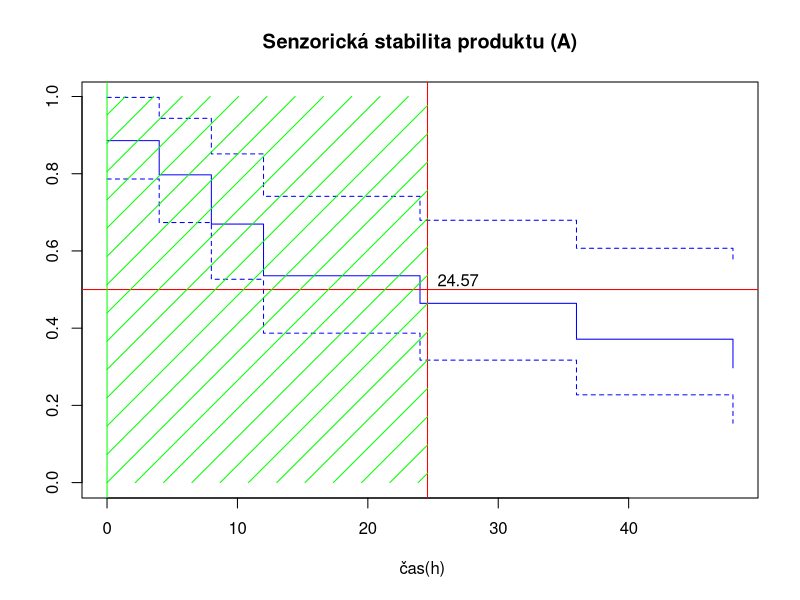
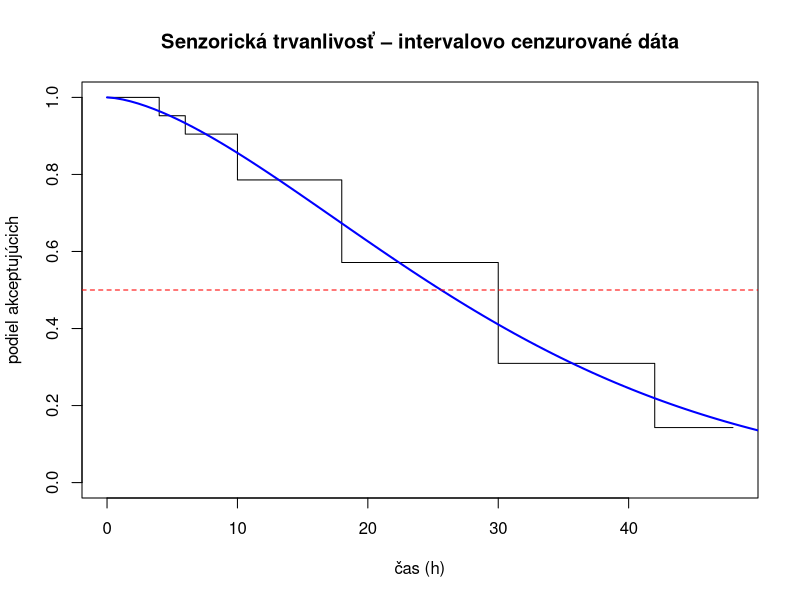

These charts were generated, in order, by the following R code:
# ============================================================
# Cvičenie 10: Analýza prežitia a senzorická trvanlivosť
# Teória: https://senzorika.github.io/SaIT/teoria/cvicenie10.html
# ============================================================

# ------------------------------------------------------------------------
# Analyza prezitia (Survival analysis, Kaplan-Meier model) (Vietoris,2013)
# + predikcne modelovanie
# ------------------------------------------------------------------------

# odhad senzorickej trvanlivosti pomocou neparametrickej analyzy prezitia podla Kaplan-Meiera
# Piati hodnotitelia analyzovali vzorky jogurtu skladovane 0,4,8,12,24,36 a 48 hodin pri izbovej teplote.
# Vysledkom je skala (zamietnutia/nezjedol) a (akceptacie/zjedol). Aka je odhadovana senzoricka trvanlivost
# jogurtov, resp. kedy uz bude jogurt neakceptovatelny po senzorickej stranke?
# ----------------------------------------------------------------------------------------
# Nacitanie kniznice pre analyzu prezitia
library(survival)
time <- c(0, 4, 8, 12, 24, 36, 48, 0, 4, 8, 12, 24, 36, 48, 0, 4, 8, 12, 24, 36, 48, 0, 4, 8, 12, 24, 36, 48, 0, 4, 8, 12, 24, 36, 48)
event <- c(
  TRUE, TRUE, TRUE, TRUE, FALSE, FALSE, FALSE,
  TRUE, TRUE, TRUE, TRUE, TRUE, TRUE, TRUE,
  TRUE, TRUE, FALSE, TRUE, FALSE, FALSE, FALSE,
  TRUE, FALSE, TRUE, FALSE, FALSE, FALSE, FALSE,
  FALSE, FALSE, TRUE, TRUE, TRUE, TRUE, FALSE
)

# vytvorenie datasetu a nastavenie zakladnych parametrov
foodshelflife <- Surv(time, event)
foodshelflife

fit <- survfit(foodshelflife ~ 1, conf.int = FALSE)
# vysledky a vizualizacia grafu
fit
summary(fit)
plot(fit, main = "Senzorická stabilita produktu (A)", xlab = " čas(h)", col = "blue")
abline(h = 0.5, col = "red")


# -----------------------------------------------------
# + LINEARNA REGRESIA (Vietoris,2020)
# -----------------------------------------------------
# ideme predikovat cut-off point pre jogurty z predchadzajuceho prikladu
# kde x su casove data (hodiny) a y (je survival hodnota)
y <- fit$surv
x <- fit$time
linear <- data.frame(x, y)
linear

# linearny model: cas ako funkcia prezivania, x = a*y + b
regresia <- lm(x ~ y)
regresia

# a ideme programovat nasu prvu funkciu v zivote :)
model <- function(odhad) {
  regresia$coefficients[2] * odhad + regresia$coefficients[1]
}

# a je este potrebne zistit koeficient determinacie (r2) celeho modelu a sme za vodou :)
reg <- lm(x ~ y)
summary(reg)

# overenie linearneho modelu, ideme zistit kolko hodin je cut-off point (hodnota=0.5)
model(0.5)
abline(v = model(0.5), col = "red")

# dokreslime si nejaky vizual :)
abline(v = 0, col = "green")
rect(0, 1, model(0.5), 0, density = 5, col = "green", border = "transparent")
text(model(0.5), 0.52, round(model(0.5), digit = 2), pos = 4)


# -----------------------------------------------------
# + INTERVALOVO CENZUROVANE DATA A WEIBULLOV MODEL (Hough, 2010; ISO 16779)
# -----------------------------------------------------
# Priklad vyssie berie kazde z 35 hodnoteni ako samostatne pozorovanie. V spotrebitelskej
# studii vsak kazdy spotrebitel hodnoti vsetky casy skladovania a presny cas odmietnutia
# nepozname - vieme len, medzi ktorymi dvoma casmi nastal (intervalova cenzura):
#   akceptoval pri 12 h, odmietol pri 24 h -> interval (12, 24)
#   odmietol uz pri 4 h                    -> interval (NA, 4)   lava cenzura
#   akceptoval vsetko do 48 h              -> interval (48, NA)  prava cenzura
# 42 spotrebitelov, jogurt skladovany 4, 8, 12, 24, 36 a 48 hodin:
dolna <- c(rep(NA, 2), rep(4, 2), rep(8, 5), rep(12, 9), rep(24, 11), rep(36, 7), rep(48, 6))
horna <- c(rep(4, 2), rep(8, 2), rep(12, 5), rep(24, 9), rep(36, 11), rep(48, 7), rep(NA, 6))
intervaly <- Surv(dolna, horna, type = "interval2")
intervaly

# parametricky odhad: Weibullovo rozdelenie casu odmietnutia
weibull <- survreg(intervaly ~ 1, dist = "weibull")
summary(weibull)
eta <- exp(coef(weibull)) # parameter mierky (h)
beta <- 1 / weibull$scale # parameter tvaru; beta > 1 = riziko odmietnutia s casom rastie
c(eta = unname(eta), beta = beta)

# cas, ked produkt odmietne 10, 25 a 50 % spotrebitelov
percentily <- predict(weibull,
  newdata = data.frame(x = 1), type = "quantile",
  p = c(0.10, 0.25, 0.50), se.fit = TRUE
)
odhad <- as.numeric(percentily$fit)
se <- as.numeric(percentily$se.fit)
data.frame(
  odmietnutie = c("10 %", "25 %", "50 %"), cas_h = round(odhad, 1),
  dolna_95 = round(odhad - 1.96 * se, 1), horna_95 = round(odhad + 1.96 * se, 1)
)

# neparametricky (Turnbullov) odhad a Weibullova krivka v jednom grafe
plot(survfit(intervaly ~ 1),
  conf.int = FALSE, xlab = "čas (h)", ylab = "podiel akceptujúcich",
  main = "Senzorická trvanlivosť – intervalovo cenzurované dáta"
)
curve(exp(-(x / eta)^beta), from = 0, to = 60, add = TRUE, col = "blue", lwd = 2)
abline(h = 0.5, col = "red", lty = 2)


# -----------------------------------------------------
# + ZRYCHLENE SKLADOVANIE: Q10 A ARRHENIUSOVA ROVNICA
# -----------------------------------------------------
# median senzorickej trvanlivosti (dni) zisteny pri troch teplotach skladovania
teplota <- c(5, 15, 25) # °C
trvanlivost <- c(28, 13, 6) # dni

# Q10: kolkokrat sa trvanlivost skrati pri zvyseni teploty o 10 °C
Q10 <- (trvanlivost[1] / trvanlivost[3])^(10 / (teplota[3] - teplota[1]))
Q10

# Arrhenius: ln(k) = ln(A) - Ea / (R * T), rychlost zmeny k ~ 1 / trvanlivost, T v kelvinoch
T_K <- teplota + 273.15
arrhenius <- lm(log(1 / trvanlivost) ~ I(1 / T_K))
Ea <- -coef(arrhenius)[2] * 8.314 / 1000 # aktivacna energia v kJ/mol
unname(Ea)

# predikcia trvanlivosti pri 8 °C (chladnicka v obchode)
1 / exp(predict(arrhenius, newdata = data.frame(T_K = 8 + 273.15)))


# ULOHA1:
# =========
# Vyrobca chce, aby jogurt v case spotreby odmietlo najviac 25 % spotrebitelov.
# Aku dobu spotreby odporucite podla Weibullovho modelu? Porovnajte s medianom.

# ULOHA2:
# =========
# Vypocitajte Q10 z dvojice teplot 5 a 15 °C a z dvojice 15 a 25 °C. Je Q10 konstantne?
# Vysledok si overte v kalkulatore: https://senzorika.github.io/SAP/kapitoly/10_shelf_life.html#kalkulator
